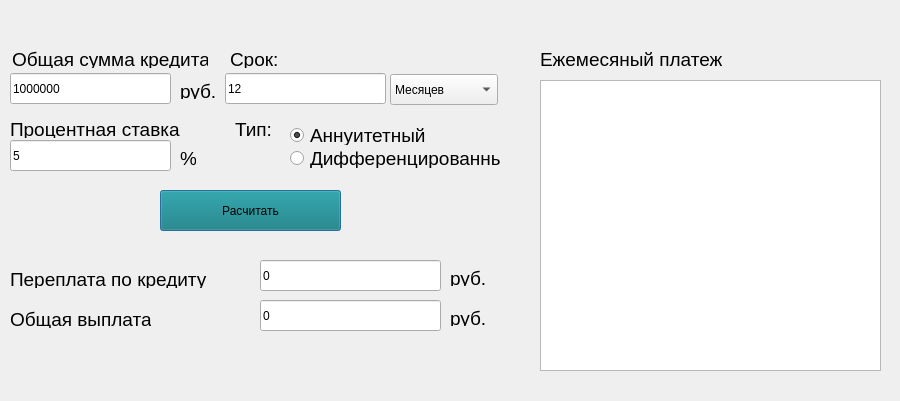
<?xml version="1.0" encoding="UTF-8"?>
<ui version="4.0">
 <class>credit_calc</class>
 <widget class="QDialog" name="credit_calc">
  <property name="geometry">
   <rect>
    <x>0</x>
    <y>0</y>
    <width>900</width>
    <height>401</height>
   </rect>
  </property>
  <property name="sizePolicy">
   <sizepolicy hsizetype="Fixed" vsizetype="Fixed">
    <horstretch>0</horstretch>
    <verstretch>0</verstretch>
   </sizepolicy>
  </property>
  <property name="windowTitle">
   <string>Dialog</string>
  </property>
  <widget class="QLabel" name="label">
   <property name="geometry">
    <rect>
     <x>12</x>
     <y>50</y>
     <width>196</width>
     <height>18</height>
    </rect>
   </property>
   <property name="font">
    <font>
     <family>Helvetica</family>
     <pointsize>14</pointsize>
    </font>
   </property>
   <property name="acceptDrops">
    <bool>false</bool>
   </property>
   <property name="autoFillBackground">
    <bool>false</bool>
   </property>
   <property name="text">
    <string>Общая сумма кредита:</string>
   </property>
  </widget>
  <widget class="QLabel" name="label_11">
   <property name="geometry">
    <rect>
     <x>450</x>
     <y>310</y>
     <width>58</width>
     <height>16</height>
    </rect>
   </property>
   <property name="font">
    <font>
     <family>Helvetica</family>
     <pointsize>14</pointsize>
    </font>
   </property>
   <property name="text">
    <string>руб.</string>
   </property>
  </widget>
  <widget class="QLabel" name="label_8">
   <property name="geometry">
    <rect>
     <x>540</x>
     <y>50</y>
     <width>184</width>
     <height>18</height>
    </rect>
   </property>
   <property name="font">
    <font>
     <family>Helvetica</family>
     <pointsize>14</pointsize>
    </font>
   </property>
   <property name="acceptDrops">
    <bool>false</bool>
   </property>
   <property name="autoFillBackground">
    <bool>false</bool>
   </property>
   <property name="text">
    <string>Ежемесяный платеж:</string>
   </property>
  </widget>
  <widget class="QLabel" name="label_9">
   <property name="enabled">
    <bool>true</bool>
   </property>
   <property name="geometry">
    <rect>
     <x>10</x>
     <y>310</y>
     <width>141</width>
     <height>18</height>
    </rect>
   </property>
   <property name="font">
    <font>
     <family>Helvetica</family>
     <pointsize>14</pointsize>
    </font>
   </property>
   <property name="autoFillBackground">
    <bool>false</bool>
   </property>
   <property name="text">
    <string>Общая выплата:</string>
   </property>
   <property name="scaledContents">
    <bool>false</bool>
   </property>
  </widget>
  <widget class="QLineEdit" name="lineEdit_4">
   <property name="enabled">
    <bool>true</bool>
   </property>
   <property name="geometry">
    <rect>
     <x>260</x>
     <y>300</y>
     <width>181</width>
     <height>31</height>
    </rect>
   </property>
   <property name="text">
    <string>0</string>
   </property>
   <property name="readOnly">
    <bool>true</bool>
   </property>
  </widget>
  <widget class="QLineEdit" name="lineEdit_3">
   <property name="geometry">
    <rect>
     <x>10</x>
     <y>140</y>
     <width>161</width>
     <height>31</height>
    </rect>
   </property>
   <property name="text">
    <string>5</string>
   </property>
  </widget>
  <widget class="QLineEdit" name="lineEdit_2">
   <property name="geometry">
    <rect>
     <x>225</x>
     <y>73</y>
     <width>161</width>
     <height>31</height>
    </rect>
   </property>
   <property name="text">
    <string>12</string>
   </property>
  </widget>
  <widget class="QComboBox" name="comboBox">
   <property name="geometry">
    <rect>
     <x>390</x>
     <y>74</y>
     <width>108</width>
     <height>31</height>
    </rect>
   </property>
   <item>
    <property name="text">
     <string>Месяцев</string>
    </property>
   </item>
   <item>
    <property name="text">
     <string>Лет</string>
    </property>
   </item>
  </widget>
  <widget class="QLineEdit" name="lineEdit">
   <property name="geometry">
    <rect>
     <x>10</x>
     <y>73</y>
     <width>161</width>
     <height>31</height>
    </rect>
   </property>
   <property name="text">
    <string>1000000</string>
   </property>
  </widget>
  <widget class="QLabel" name="label_10">
   <property name="geometry">
    <rect>
     <x>450</x>
     <y>270</y>
     <width>58</width>
     <height>16</height>
    </rect>
   </property>
   <property name="font">
    <font>
     <family>Helvetica</family>
     <pointsize>14</pointsize>
    </font>
   </property>
   <property name="text">
    <string>руб.</string>
   </property>
  </widget>
  <widget class="QRadioButton" name="radioButton_2">
   <property name="geometry">
    <rect>
     <x>290</x>
     <y>148</y>
     <width>211</width>
     <height>20</height>
    </rect>
   </property>
   <property name="font">
    <font>
     <family>Helvetica</family>
     <pointsize>14</pointsize>
    </font>
   </property>
   <property name="text">
    <string>Дифференцированный</string>
   </property>
  </widget>
  <widget class="QPushButton" name="pushButton_2">
   <property name="geometry">
    <rect>
     <x>160</x>
     <y>190</y>
     <width>181</width>
     <height>41</height>
    </rect>
   </property>
   <property name="styleSheet">
    <string notr="true">QPushButton {
background-color: rgb(10, 122, 122);
}

QPushButton:hover {
background-color: rgb(103,115,115);
}</string>
   </property>
   <property name="text">
    <string>Расчитать</string>
   </property>
  </widget>
  <widget class="QLabel" name="label_4">
   <property name="geometry">
    <rect>
     <x>235</x>
     <y>120</y>
     <width>37</width>
     <height>18</height>
    </rect>
   </property>
   <property name="font">
    <font>
     <family>Helvetica</family>
     <pointsize>14</pointsize>
    </font>
   </property>
   <property name="text">
    <string>Тип:</string>
   </property>
  </widget>
  <widget class="QLabel" name="label_3">
   <property name="geometry">
    <rect>
     <x>10</x>
     <y>120</y>
     <width>170</width>
     <height>18</height>
    </rect>
   </property>
   <property name="font">
    <font>
     <family>Helvetica</family>
     <pointsize>14</pointsize>
    </font>
   </property>
   <property name="text">
    <string>Процентная ставка:</string>
   </property>
  </widget>
  <widget class="QLabel" name="label_6">
   <property name="geometry">
    <rect>
     <x>180</x>
     <y>150</y>
     <width>16</width>
     <height>16</height>
    </rect>
   </property>
   <property name="font">
    <font>
     <family>Helvetica</family>
     <pointsize>14</pointsize>
    </font>
   </property>
   <property name="text">
    <string>%</string>
   </property>
  </widget>
  <widget class="QRadioButton" name="radioButton">
   <property name="geometry">
    <rect>
     <x>290</x>
     <y>125</y>
     <width>141</width>
     <height>20</height>
    </rect>
   </property>
   <property name="font">
    <font>
     <family>Helvetica</family>
     <pointsize>14</pointsize>
    </font>
   </property>
   <property name="text">
    <string>Аннуитетный</string>
   </property>
   <property name="checked">
    <bool>true</bool>
   </property>
  </widget>
  <widget class="QLineEdit" name="lineEdit_6">
   <property name="enabled">
    <bool>true</bool>
   </property>
   <property name="geometry">
    <rect>
     <x>260</x>
     <y>260</y>
     <width>181</width>
     <height>31</height>
    </rect>
   </property>
   <property name="text">
    <string>0</string>
   </property>
   <property name="readOnly">
    <bool>true</bool>
   </property>
  </widget>
  <widget class="QLabel" name="label_2">
   <property name="geometry">
    <rect>
     <x>230</x>
     <y>50</y>
     <width>48</width>
     <height>18</height>
    </rect>
   </property>
   <property name="font">
    <font>
     <family>Helvetica</family>
     <pointsize>14</pointsize>
    </font>
   </property>
   <property name="layoutDirection">
    <enum>Qt::LeftToRight</enum>
   </property>
   <property name="text">
    <string>Срок:</string>
   </property>
  </widget>
  <widget class="QLabel" name="label_7">
   <property name="geometry">
    <rect>
     <x>10</x>
     <y>270</y>
     <width>197</width>
     <height>18</height>
    </rect>
   </property>
   <property name="font">
    <font>
     <family>Helvetica</family>
     <pointsize>14</pointsize>
    </font>
   </property>
   <property name="layoutDirection">
    <enum>Qt::LeftToRight</enum>
   </property>
   <property name="text">
    <string>Переплата по кредиту:</string>
   </property>
  </widget>
  <widget class="QTextEdit" name="textEdit">
   <property name="enabled">
    <bool>true</bool>
   </property>
   <property name="geometry">
    <rect>
     <x>540</x>
     <y>80</y>
     <width>341</width>
     <height>291</height>
    </rect>
   </property>
   <property name="readOnly">
    <bool>true</bool>
   </property>
  </widget>
  <widget class="QLabel" name="label_5">
   <property name="geometry">
    <rect>
     <x>180</x>
     <y>83</y>
     <width>58</width>
     <height>16</height>
    </rect>
   </property>
   <property name="font">
    <font>
     <family>Helvetica</family>
     <pointsize>14</pointsize>
    </font>
   </property>
   <property name="text">
    <string>руб.</string>
   </property>
  </widget>
 </widget>
 <resources/>
 <connections/>
</ui>
